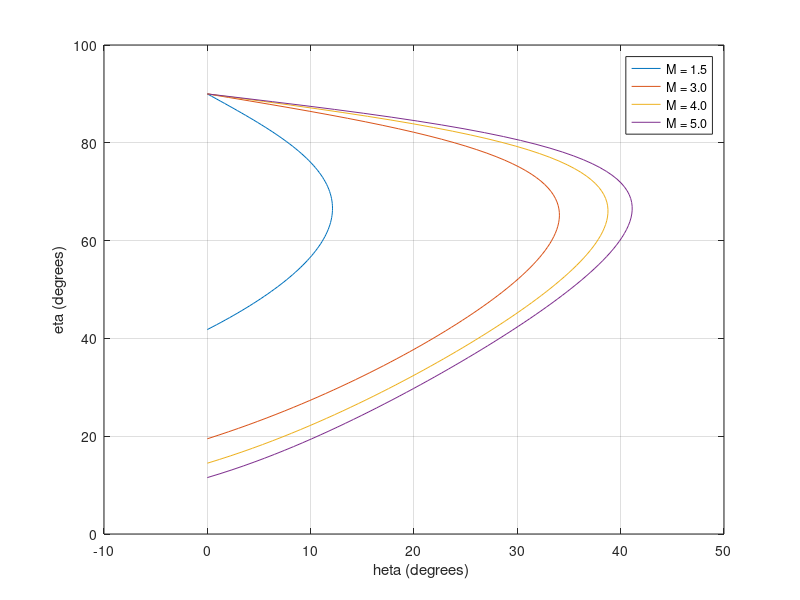

MATLAB code for this plot:
M = [1.5 3.0 4 5];
alpha = 1.4;

for i = 1 : length(M)
    beta = linspace(asind(1 / M(i)), 90, 100);
    theta = atand((2 .* cotd(beta) .* (M(i) .^ 2 .* sind(beta) .^ 2 - 1)) ./ (M(i) .^ 2 .* (alpha + cosd(2 .* beta)) + 2));
    plot(theta, beta)
    hold on
end
hold off
xlabel("\theta (degrees)")
ylabel("\beta (degrees)")
legend("M = 1.5", "M = 3.0", "M = 4.0", "M = 5.0")
grid on
